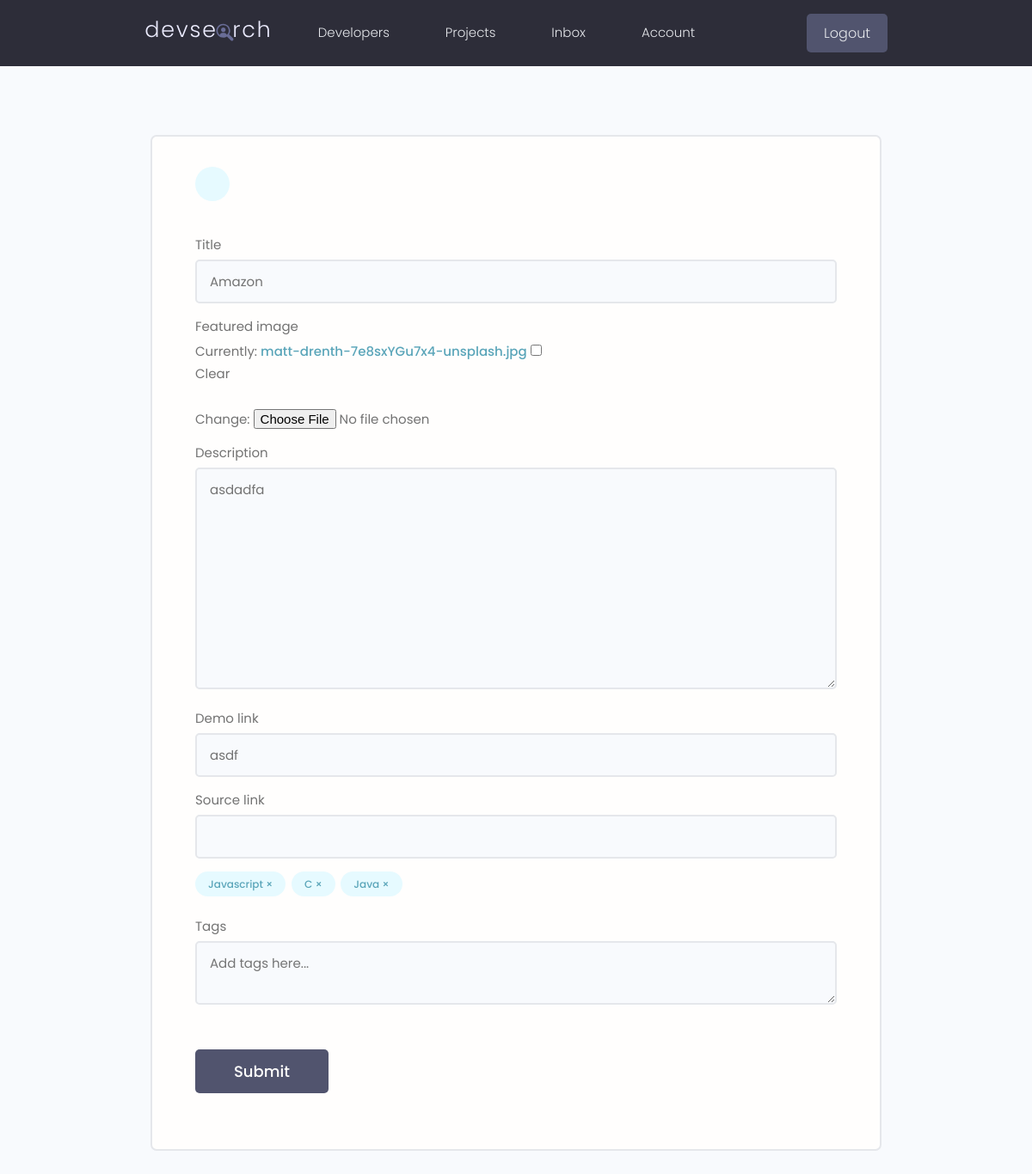
The app's page /projects/edit/3def1760-dbf6-4bc8-a312-63c8337d7e26 (signed in), older data.
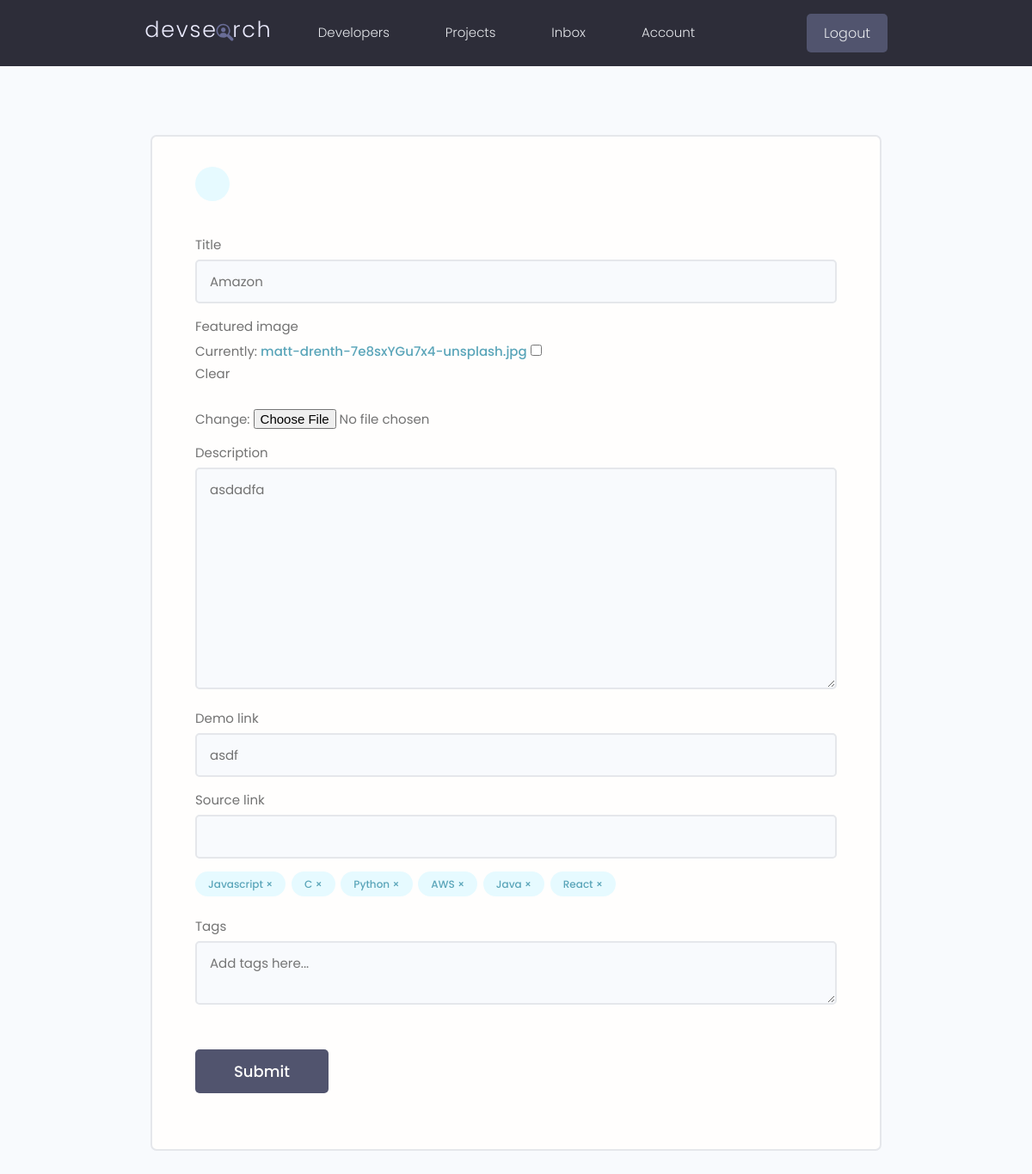
The same page, newer data.
### app/models.py (models this page shows, shortened)
class Project(models.Model):
    owner = models.ForeignKey(Profile, on_delete=models.CASCADE, null=True, blank=True)
    title = models.CharField(max_length=255)
    description = models.TextField(null=True,blank=True)
    featured_image = models.ImageField(null=True, blank=True, default="default.jpg")
    demo_link= models.CharField(max_length=255,null=True,blank=True)
    source_link = models.CharField(max_length=255, null=True, blank=True)
    tags = models.ManyToManyField('tags',blank=True)
    vote_total = models.IntegerField(default=0,null=True, blank=True)
    vote_ratio = models.IntegerField(default=0,null=True, blank=True)
    created = models.DateField(auto_now_add=True)
    id = models.UUIDField(default=uuid.uuid4,unique=True, primary_key=True,editable=False)
    class Meta:
        ordering = ['-vote_ratio', '-vote_total','title']  # [-created] - will use as New first

class Tags(models.Model):
    name = models.CharField(max_length=200)
    created= models.DateTimeField(auto_now_add=True)
    id = models.UUIDField(default=uuid.uuid4,unique=True,editable=False,primary_key=True)

### app/views.py (the view, shortened to what this page needs)
# urls.py: path('edit/<str:id>',views.editProject, name='edit_project'),
@login_required(login_url='login')
def editProject(request, id):
    profile = request.user.profile
    project = profile.project_set.get(id=id)
    form = ProjectForm(instance=project)
    context = {'form':form, 'project':project}
    return render(request,"projects/project-form.html",context)

### app/forms.py
class ProjectForm(ModelForm):
    class Meta:
        model = Project
        fields = ['title', 'featured_image','description','demo_link','demo_link','source_link']
        widgets = {
            'tags':forms.CheckboxSelectMultiple(),
        }
    def __init__(self, *args, **kwargs):
        super(ProjectForm, self).__init__(*args,**kwargs)
        for name, field in self.fields.items():
            field.widget.attrs.update({'class':'input'})

### app/templates/projects/project-form.html (shortened to what this page needs)
{% extends 'main.html' %}
{% block content %}
<main class="formPage my-xl">
    <div class="content-box">
        <div class="formWrapper">
            <a class="backButton" href="{% url 'account' %}"></a>
            <br>
            <form class="form" method="POST" enctype="multipart/form-data">
                {% for field in form %}
                <div class="form__field">
                    <label for="formInput#text">{{field.label}}</label>
                    {{field}}
                </div>
                {% endfor %}
                <div class="form__field">
                    {% for tag in project.tags.all %}
                    <div class="project-tag tag tag--pill tag--main" data-tag="{{tag.id}}"
                        data-project="{{project.id}}">{{tag.name}} &#215;</div>
                    {% endfor %}
                </div>
                    <div class="form__field">
                        <label for="formInput#text">Tags</label>
                        <textarea class="input" name="newtags" placeholder="Add tags here..."></textarea>
                    </div>
                <input class="btn btn--sub btn--lg  my-md" type="submit" value="Submit" />
            </form>
        </div>
    </div>
</main>
{% endblock %}

Row changes from the older to the newer data that the page shows:
now on this page (row unchanged): Tags: name "Python"
added Tags: name "AWS"
added Tags: name "React"
